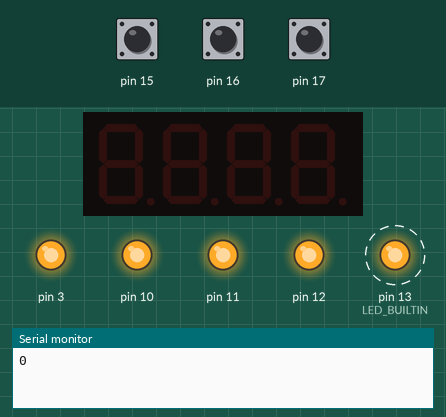
Recording of a sketch running on a simulated Arduino Uno, built with avr-gcc and run on an emulated ATmega328P. On the bench: 4-digit seven-segment display, output pins drawn as LEDs (lit = HIGH), the last lines printed to the serial monitor. Dashed ring = blinking. The test bench sets the inputs (shaded band); at power-on: pin 15 HIGH, pin 17 HIGH, pin 16 HIGH.

Above: at 0.8 s.
0.9 s: pin 15 pulled LOW for 0.15 s
At 1.4 s:
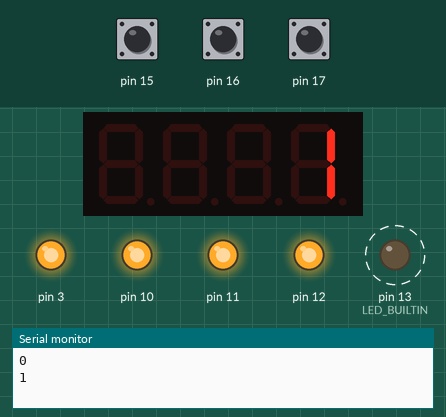
2.5 s: pin 15 pulled LOW for 1 s
At 2.9 s:
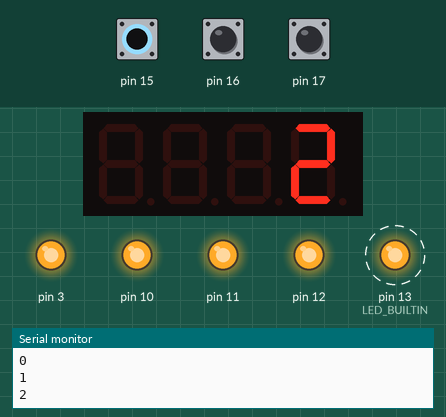
5.0 s: pin 17 pulled LOW for 0.15 s
At 6.0 s:
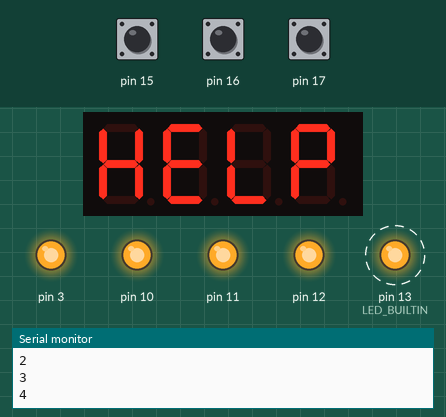
Timing chart, 0 to 11.7 s (numbered marks = the images above; inputs shaded):
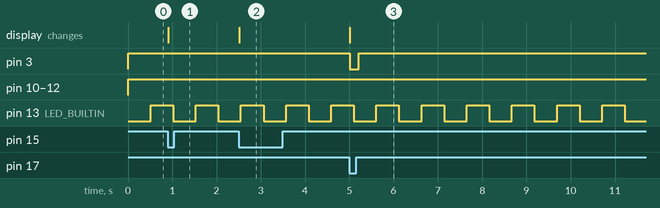

The sketch:

Exec2_with_flags.ino
```cpp
#include <Arduino_FreeRTOS.h>
#include <MultiFuncShield.h>
#include <TimerOne.h>

void TaskBlink1( void *pvParameters );
void TaskPrint( void *pvParameters );
void TaskDispaly( void *pvParameters );
void TaskBuzz( void *pvParameters );

int controlPrint = 1;

void setup() {
  // put your setup code here, to run once:
  //Setup UART
  Serial.begin(9600);

  //Initialize MFS shield library
  Timer1.initialize();
  MFS.initialize(&Timer1);

  /*TaskBlink1 that toggles LED D1 at 1Hz*/
  xTaskCreate(
              TaskBlink1, // Function to be called
              "Led1",    // Name of task for debuging
              64,        // Stack size
              NULL,       // Parameter to pass to function
              1,          // Task priority (0 to configMAX_PRIORITIES -1)
              NULL);      // Task handle

  /*TaskPrint that counts seconds and sends the value over UART (9600 BaudRate) at 1Hz.*/
  xTaskCreate( TaskPrint, "Print", 64, NULL, 1, NULL );

  /*TaskDisplay that counts the number of clicks on button S1 (left side of the shield), showing the result in the 7-segment display.*/
  xTaskCreate( TaskDisplay, "Countclicks", 64, NULL, 1, NULL);

  /*TaskBuzz that while S3 (right side of the shield) is being pressed, suspends TaskPrint, activates the buzzer and prints “Emergency” in the serial monitor.
  TaskPrint must resume its activity after S3 is released. The S3 should be considered as an emergency button.*/
  xTaskCreate( TaskBuzz, "Emergency_Buzz", 64, NULL, 1, NULL);

  //Start Scheduler that will manage tasks
  vTaskStartScheduler();

}

void TaskBlink1( void *pvParameters )
{
  pinMode(LED_BUILTIN, OUTPUT);
  while(1)
  {
    MFS.writeLeds(LED_1,ON);
    vTaskDelay(500 / portTICK_PERIOD_MS );
    MFS.writeLeds(LED_1,OFF);
    vTaskDelay(500 / portTICK_PERIOD_MS );
  }
}

void TaskPrint( void *pvParameters )
{
  int counter = 0;
  while(1)
  {
    if(controlPrint)
    {
      Serial.println(counter);
    }
    counter++;
    vTaskDelay( 1000 / portTICK_PERIOD_MS );
  }

}

void TaskDisplay (void *pvParameters)
{
  int countClicks = 0;
  while(1)
  {
    byte btn = MFS.getButton();
    if (btn == BUTTON_1_PRESSED)
    {
    countClicks++;
    MFS.write(countClicks);
    }
 }
}

void TaskBuzz( void *pvParameters )
{
  int controleS3 = ON;
  while(1)
  {
    byte btn = MFS.getButton();
    if (btn == BUTTON_3_PRESSED)
    {
      if (controleS3)
      {
        controlPrint=OFF;
        MFS.beep();
        MFS.write("HELP");
      }
      else
      {
        controlPrint=ON;
        MFS.write("");
      }
      controleS3 = !controleS3;
    }
    vTaskDelay (10 / portTICK_PERIOD_MS);
  }
}
/*possibility to use built in task from FreeRTOS to suspend Task Print

vTaskSuspend ---> Places a task into the Suspended state. A task that is in the Suspended state will never be selected to enter the Running state.
The only way of removing a task from the Suspended state is to make it the subject of a call to vTaskResume().

*/

void loop() {
  // put your main code here, to run repeatedly:
}
```

Measured:
- after the input at 0.9 s, the display: changes at once (image 1)
- after the input at 2.5 s, the display: changes at once (image 2)
- after the input at 5.0 s, pin 3: HIGH → LOW at once, → HIGH 0.20 s later; the display: changes at once (image 3)
- by itself, pin 13 (LED_BUILTIN): alternates HIGH for 0.51 s and LOW for 0.51 s
